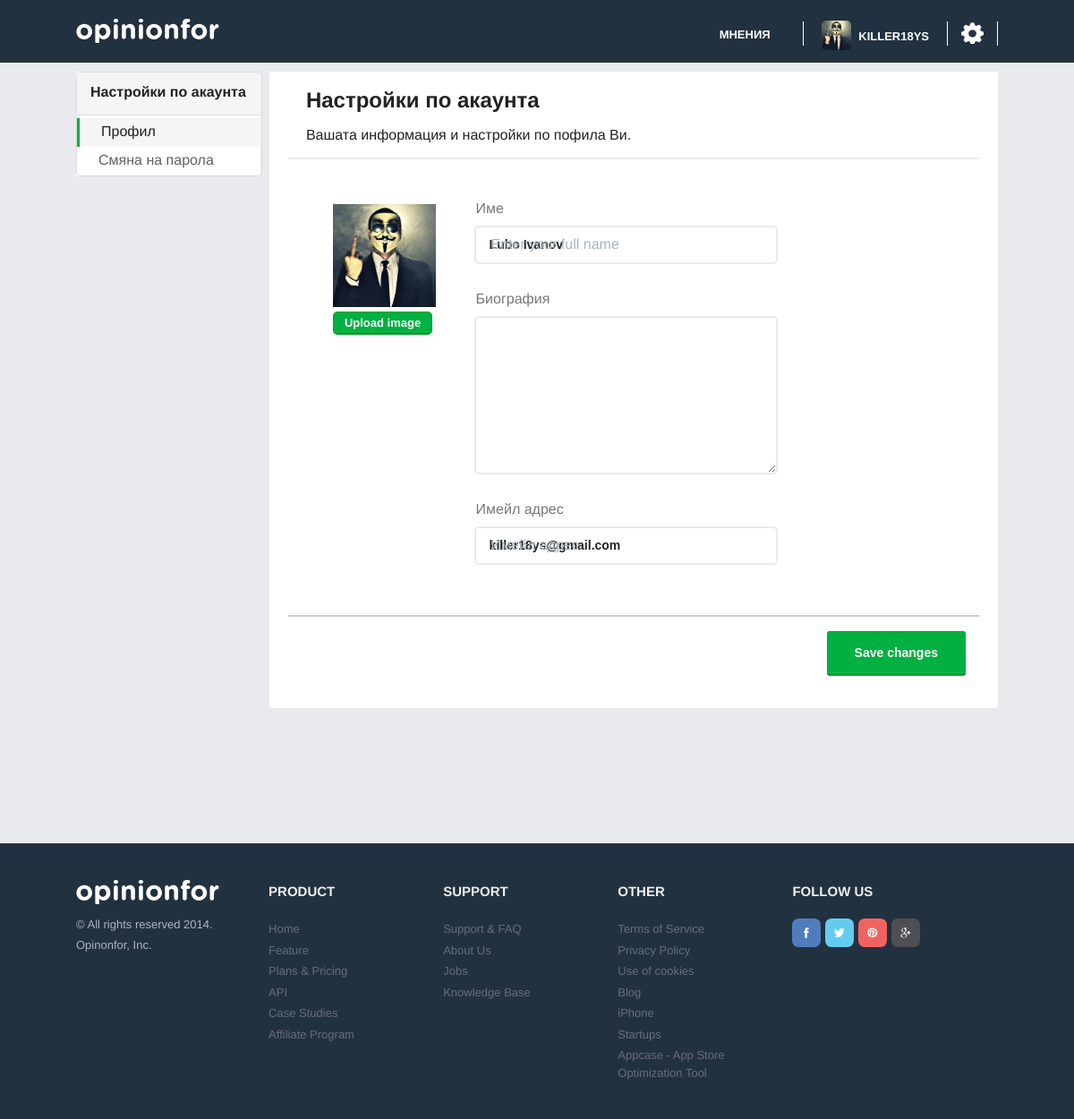
/settings-profile.php (signed in), run on the app's committed database.
### tables this page shows
CREATE TABLE IF NOT EXISTS `users` (
`id` int(11) NOT NULL,
  `username` varchar(20) NOT NULL,
  `email` varchar(100) NOT NULL,
  `password` varchar(64) NOT NULL,
  `salt` varchar(32) NOT NULL,
  `name` varchar(50) NOT NULL,
  `bio` varchar(160) NOT NULL,
  `avatar` varchar(255) NOT NULL,
  `joined` datetime NOT NULL,
  `group` int(11) NOT NULL
);

### classes/Config.php (called while the page is built)
<?php
class Config{
	public static function get($path = null){
		if ($path) {
			$config = $GLOBALS['config'];
			$path = explode('/', $path);
			foreach ($path as $bit) {
				if(isset($config[$bit])){
					$config = $config[$bit];
				}
			}
			return $config;
		}
		return false;
	}
}

### classes/DB.php (called while the page is built, shortened)
<?php
class DB{
	private static $_instance = null;
	private $_pdo,
			$_query,
			$_error = false,
			$_results,
			$_count = 0;
		private function __construct(){
			try{
				$this->_pdo = new PDO('mysql:host=' . Config::get('mysql/host') . ';dbname=' . Config::get('mysql/db'), Config::get('mysql/username'), Config::get('mysql/password'));
			}catch(PDOExeption $e){
				die($e->getMessage());
			}
		}
		public static function getInstance(){
			if(!isset(self::$_instance)){
				self::$_instance = new DB();
			}
			return self::$_instance;
		}
		public function query($sql, $params = array()){
			$this->_error = false;
			if ($this->_query = $this->_pdo->prepare($sql)) {
				$x = 1;
				if (count($params)) {
					foreach ($params as $param) {
						$this->_query->bindValue($x, $param);
						$x++;
					}
				}
				if ($this->_query->execute()) {
					$this->_results = $this->_query->fetchAll(PDO::FETCH_OBJ);
					$this->_count = $this->_query->rowCount();
				}
				else{
					$this->_error = true;
				}
			}
			return $this;
		}
		public function action($action, $table, $where = array()){
			if (count($where) === 3){
				$operators = array('=', '>', '<', '>=', '<=');
				$field = $where[0];
				$operator = $where[1];
				$value = $where[2];
				if (in_array($operator, $operators)) {
					$sql = "{$action} FROM {$table} WHERE {$field} {$operator} ?";
					if (!$this->query($sql, array($value))->error()) {
						return $this;
					}
				}
			}
			return false;
		}
		public function get($table, $where){
			return $this->action('SELECT *', $table, $where);
		}
		public function results(){
			return $this->_results;
		}
		public function first(){
			return $this->results()[0];
		}
		public function error(){
			return $this->_error;
		}
		public function count(){
			return $this->_count;
		}
}

### classes/User.php (called while the page is built, shortened)
<?php
class User{
	private $_db,
			$_data,
			$_sessionName,
			$_cookieName,
			$_isLoggedIn;
	public function __construct($user = null){
		$this->_db = DB::getInstance();
		$this->_sessionName = Config::get('session/session_name');
		if (!$user) {
			if (Session::exists($this->_sessionName)) {
				$user = Session::get($this->_sessionName);
				if ($this->find($user)) {
					$this->_isLoggedIn = true;
				}else{
				}
			}
		}else{
			$this->find($user);
		}
	}
	public function find($user = null){
		if ($user) {
			$field = (is_numeric($user)) ? 'id': 'username';
			$data = $this->_db->get('users', array($field, '=', $user));
			if ($data->count()) {
				$this->_data = $data->first();
				return true;
			}
		}
		return false;
	}
	public function data(){
		return $this->_data;
	}
}

### classes/Session.php (called while the page is built, shortened)
<?php
class Session{
	public static function exists($name){
		return (isset($_SESSION[$name])) ? true : false;
	}
	public static function get($name){
		return $_SESSION[$name];
	}
}

### functions/sanitize.php (called while the page is built)
<?php
function escape($string){
	return htmlentities($string, ENT_QUOTES, 'UTF-8');
}

### settings-profile.php (the view, shortened to what this page needs)
<?php
$user = new User();
?>
<!DOCTYPE html>
<html class="no-js">
    <head>
        <?php include "/includes/head/links.php"; ?>
        <link rel="stylesheet" href="css/fancySelect.css">
    </head>
    <body>
        <?php include "/includes/headers/header.php";?>
        <section id="inner-main">
            <div class="container">
                <div class="container-large right">
                    <div id="content">
                        <div class="head-description">
                            <h2>Настройки по акаунта</h2>
                            <p>Вашата информация и настройки по пофила Ви.</p>
                        </div>
                        <div class="profile-info-wrapper">
                                <div class="clearfix">
                                    <div class="container-small left">
                                        <form action="upload.php" method="post" id="image_upload_form" enctype="multipart/form-data">
                                            <div class="upload-img-wrapper">
                                               <div class="upload-img">
                                                 <?php
                                                       if ($user->data()->avatar) {
                                                            echo "<img src=\"img/profile_picture/" . $user->data()->avatar . "\" alt=\"Profile_picture\">";
                                                       }else{
                                                            echo "<img src=\"img/profile_picture/profile-placeholder.png\" alt=\"profile_picture\">";
                                                      }
                                                  ?>
                                                </div>
                                                <span class="btn btn-raised">Upload image</span>
                                        </form>
                                        </div>
                                    </div>
                                    <form action="" method="post">
                                            <div class="container-large right">
                                                <fieldset>
                                                    <label for="name">Име</label>
                                                    <div class="form-item">
                                                        <label for="name">Enter your full name</label>
                                                        <input type="text" class="light" value="<?php echo escape($user->data()->name); ?>" id="name" name="name">
                                                    </div>
                                                </fieldset>
                                                <fieldset>
                                                    <label for="bio_field">Биография</label>
                                                    <textarea name="bio_field" value="<?php echo escape($user->data()->bio); ?>" id="bio_field"></textarea>
                                                </fieldset>
                                                <fieldset>
                                                    <label for="email">Имейл адрес</label>
                                                    <div class="form-item">
                                                       <label for="email">Имейл адрес</label>
                                                        <input type="email" class="light" value="<?php echo escape($user->data()->email); ?>" id="email" name="email">
                                                    </div>
                                                </fieldset>
                                            </div>
                                        </div>
                                        <div class="clearfix buttons-wrapp">
                                            <div class="container-large right">
                                                <input type="submit" class="btn btn-raised large green right" id="save_changes" value="Save changes">
                                            </div>
                                        </div>
                        </div>
                    </div>
                </div>
                <div class="container-small left">
                    <nav class="side-nav">
                        <div class="header item">Настройки по акаунта</div>
                        <div class="item clearfix">
                            <a class="selected" href="./settings-profile.php">Профил</a>
                            <a href="./settings-change-password.php">Смяна на парола</a>
                        </div>
                    </nav>
                </div>
        </section>
        <?php include "/includes/footers/footer.php"; ?>
    </body>
</html>

### includes/headers/header.php (shortened to what this page needs)
<header id="main-header" class="small-header">
    <div class="container">
        <div class="logo-nav-line clearfix">
            <h2 class="header-logo">
                <a class="logo ir" href="./feed.php">opinion for</a>
            </h2>
            <nav>
                <ul>
                    <li class="btn"><a href="./feed.php">Мнения</a></li>
                    <li class="user-tag">
                        <a href="./settings-profile.php">
                            <?php
                                if ($user->data()->avatar) {
                                    echo "<img src=\"img/profile_picture/" . $user->data()->avatar . "\" alt=\"profile-pic\">";
                                }else{
                                    echo "<img src=\"img/profile_picture/profile-placeholder.png\" alt=\"profile-pic\">";
                                }
                            ?>
                            <span class="username"> <?php echo escape($user->data()->username);?> </span>
                        </a>
                    </li>
                    <li class="menu">
                        <span class="settings-gear"></span>
                    </li>
                </ul>
            </nav>
        </div>
    </div>
</header>

### data on the page
users: avatar (picture), username "KILLER18YS", name "Lubo Ivanov", email "killer18ys@gmail.com"
